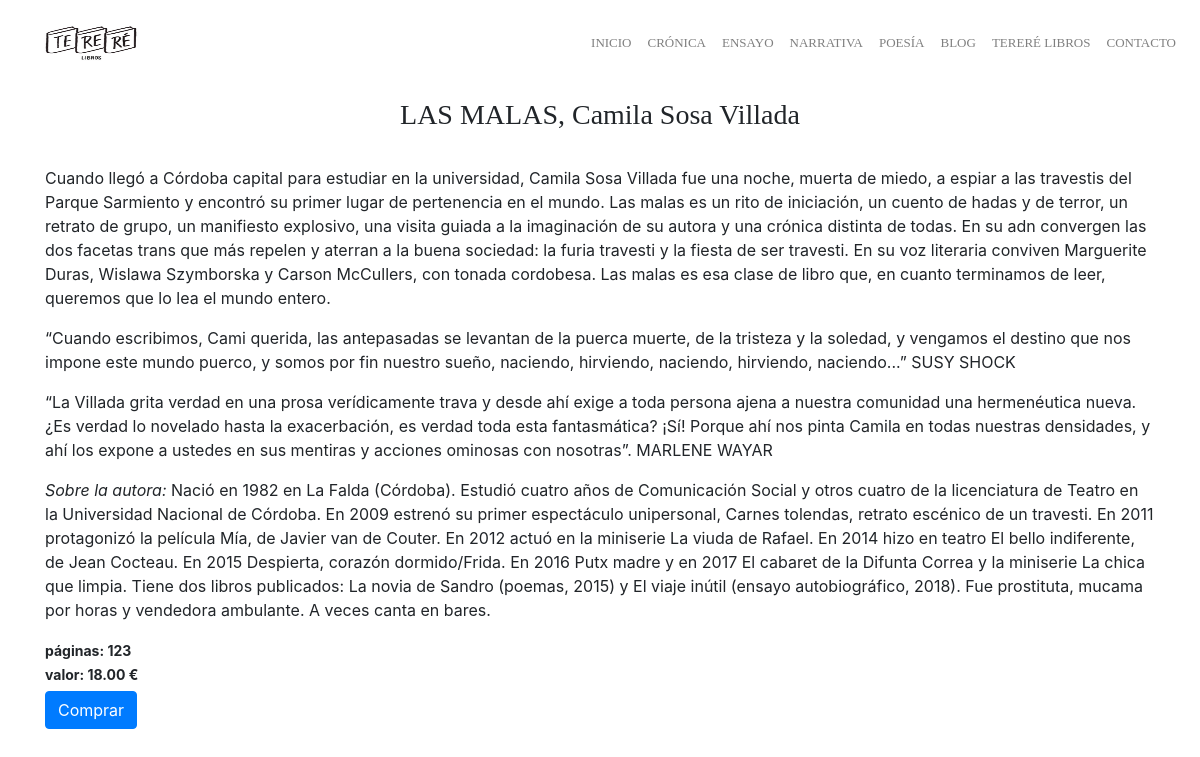
/libro/12/, run on the app's committed database.
### tienda/models.py (models this page shows, shortened)
class Libro(models.Model):
    titulo = models.CharField('Título', max_length=100)
    categoria = models.ForeignKey('Categoria', on_delete=models.CASCADE)
    descripcion = RichTextField()
    paginas = models.IntegerField()
    tapa = models.ImageField(upload_to='tapas/', null=True, blank=True)
    precio = models.DecimalField(max_digits=5, decimal_places=2)
    estado = models.BooleanField('En stock', default=True)

### tienda/views.py (the view)
# urls.py: path('libro/<int:id>/', libro, name='libro'),
def libro(request, id):
    libro = Libro.objects.get(id=id)
    context = { 'libro':libro}
    return render(request, 'tienda/info.html', context)

### tienda/templates/tienda/info.html (shortened to what this page needs)
{% load static%}
<!doctype html>
<html lang="en">
  <head>
    <link rel="stylesheet" href="https://cdn.jsdelivr.net/npm/bootstrap@4.6.2/dist/css/bootstrap.min.css">
     <link href="{% static 'css/estilos2.css' %}" rel="stylesheet">
  </head>
  <body>
    {% block content %}
    {% include 'tienda/nav.html' %}
    <div class="container">
            {{ libro.descripcion|safe }}
            <div>
            <span style="font-size: 14px; font-weight: bold; margin-top: 10px;">páginas: {{ libro.paginas }}</span>
            </div>
            <div>
              <span style="font-size: 14px; font-weight: bold; margin-top: 10px;">valor: {{ libro.precio }} €</span>
            </div>
            <div>
              <a href="" class="btn btn-primary" style="margin: auto;margin-top: 5px;">Comprar</a>
            </div>
    </div>
    {% endblock %}
  </body>
</html>

### data on the page
Libro: descripcion "LAS MALAS, Camila Sosa Villada Cuando llegó a Córdoba capital para estudiar en la universidad, Camila Sosa Villada fue una noche, muerta de miedo, a espiar a las travestis del Parque Sarmiento y encontró su primer lugar de pertenencia en el mundo. Las malas es un rito de iniciación, un cuento de hadas y de terror, un retrato de grupo, un manifiesto explosivo, una visita guiada a la imaginación de su autora y una crónica distinta de todas. En su adn convergen las dos facetas trans que más repelen y aterran a la buena sociedad: la furia travesti y la fiesta de ser travesti. En su voz literaria conviven Marguerite Duras, Wislawa Szymborska y Carson McCullers, con tonada cordobesa. Las malas es…", paginas "123", precio "18.00"
